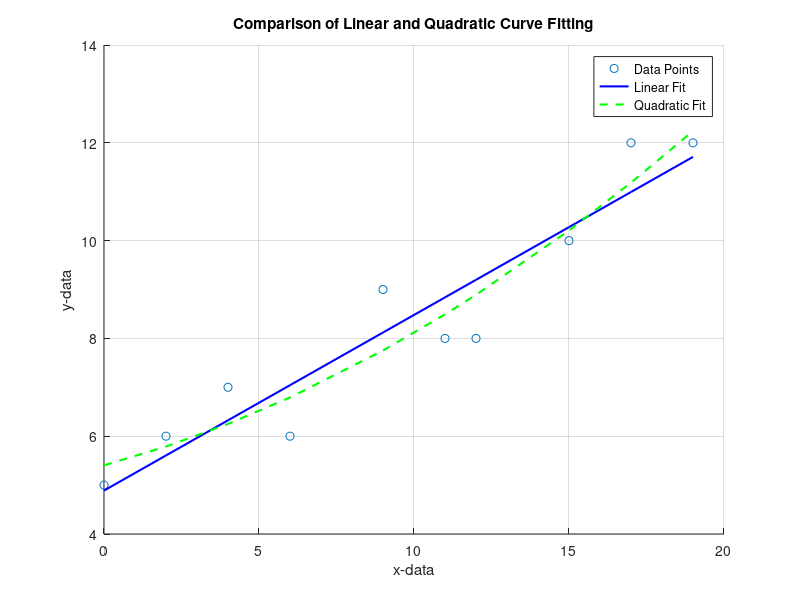

The MATLAB source for this figure:
X = [0 2 4 6 9 11 12 15 17 19];
Y = [5 6 7 6 9 8 8 10 12 12];

% Linear Regression 
p1 = polyfit(X, Y, 1); 
Y1 = p1(2) + p1(1)*X; 

% Quadratic Regression
p2 = polyfit(X, Y, 2); 

Y2 = p2(1)*X.^2 + p2(2)*X + p2(3); 
scatter(X, Y, 'r*'); % Plot original data points
hold on;
plot(X, Y1, '-b', 'LineWidth', 1.5); % Linear Fit
plot(X, Y2, '--g', 'LineWidth', 1.5); % Quadratic Fit

grid on;
xlabel('x-data'); ylabel('y-data');
legend('Data Points', 'Linear Fit', 'Quadratic Fit');
title('Comparison of Linear and Quadratic Curve Fitting');
